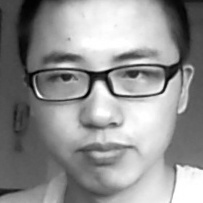
#> input picture OpenCV-Face-detection/myface/processed/1.jpg, 203 x 203 px, found by its file name; its folder holds 4 pictures in this run
$ python object-process.py
#> lines starting #> are read from the running program, lines starting #| are printed output that depends on the picture
#coding = utf-8
import cv2
import matplotlib.pyplot as plt
import time
import os

def converToRGB(img):
	return cv2.cvtColor(img,cv2.COLOR_BGR2RGB)#BGR to RGB

# test = cv2.imread('myface/orgin/1.jpg')#读取一张图片

i = 1
# haar_face_cascade = cv2.CascadeClassifier('classifier\mallick_cascades-master\haarcascades\haarcascade_frontalface_alt2.xml')  #LEP分类器
haar_face_cascade = cv2.CascadeClassifier('classifier\mallick_cascades-master\haarcascades\haarcascade_frontalface_alt2.xml') #Harr分类器

# for (x,y,w,h) in faces:
# 	#cv2.rectangle(test,(x,y),(x+w,y+h),(0,255,0),2)
# 	cv2.imwrite('myface/processed/P-1.jpg',test[x:x+w,y:y+h])
# print(faces)

for file in os.listdir('myface/orgin'):
	print(file)
	test = cv2.imread('E:/face-FD&FR/makerHello/OpenCV-Face-detection/myface/orgin/%s'%(file))#读取一张图片
#> test is the input picture: shape (203, 203, 3); min 0, max 255, mean 145.3

	gray_img = cv2.cvtColor(test,cv2.COLOR_BGR2GRAY)

	img = gray_img
	img2 = cv2.resize(img, (92,112), interpolation=cv2.INTER_CUBIC)
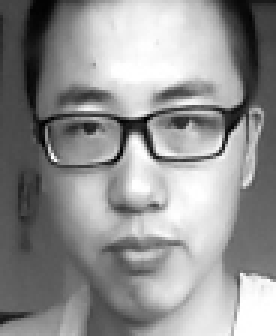
#> img2: shape (112, 92) (shown 3 times larger); min 0, max 255, mean 145.3
	cv2.imwrite('myface/processed/%s.jpg'%(i),img2)
	i = i+1


	cv2.imshow('test',gray_img)

cv2.waitKey(0)
cv2.destroyAllWindows()

$ run again, on OpenCV-Face-detection/myface/processed/113.jpg
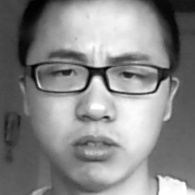
#> input picture OpenCV-Face-detection/myface/processed/113.jpg, 195 x 195 px, found by its file name
#> test is the input picture: shape (195, 195, 3); min 0, max 255, mean 134.7
#> `img2 = cv2.resize(img, (92,112), interpolation=cv2.INTER_CUBIC)`:
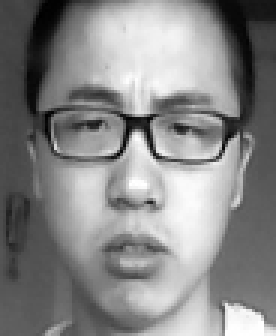
#> img2: shape (112, 92) (shown 3 times larger); min 0, max 255, mean 134.7

$ run again, on OpenCV-Face-detection/myface/processed/115.jpg
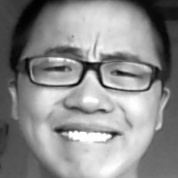
#> input picture OpenCV-Face-detection/myface/processed/115.jpg, 178 x 178 px, found by its file name
#> test is the input picture: shape (178, 178, 3); min 0, max 255, mean 139.1
#> `img2 = cv2.resize(img, (92,112), interpolation=cv2.INTER_CUBIC)`:
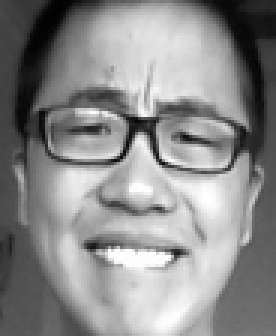
#> img2: shape (112, 92) (shown 3 times larger); min 1, max 255, mean 139.1
